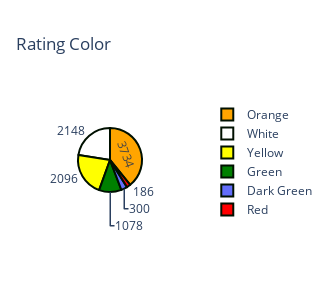

Notebook source saved alongside this figure:
### Code cell
x = df1['Rating color'].value_counts()

colors = ['orange','white','yellow','green','dark green','red']
trace = go.Pie(labels=x.index, values=x, textinfo="value",
              marker=dict(colors=colors, line=dict(color='#001000', width=2)))
layout = go.Layout(title="Rating Color", width=300, height=300, legend=dict(orientation = 'h', x=2.02, y=1))
fig = go.Figure(data=[trace], layout=layout)
py.iplot(fig, filename='pie_chart_subplots')

### Figure 1 — Plotly figure (JSON) as saved in the notebook; plotly's stock layout.template omitted (floating-point values rounded to 4 significant figures)
{"data": [{"labels": ["Orange", "White", "Yellow", "Green", "Dark Green", "Red"], "marker": {"colors": ["orange", "white", "yellow", "green", "dark green", "red"], "line": {"color": "#001000", "width": 2}}, "textinfo": "value", "type": "pie", "values": [3734, 2148, 2096, 1078, 300, 186]}], "layout": {"height": 300, "legend": {"orientation": "h", "x": 2.02, "y": 1}, "title": {"text": "Rating Color"}, "width": 300}}
